Frame 1 (no input): blank canvas, image omitted
Frame 60 (the mouse pressed at the canvas centre just before this capture): blank canvas, image omitted
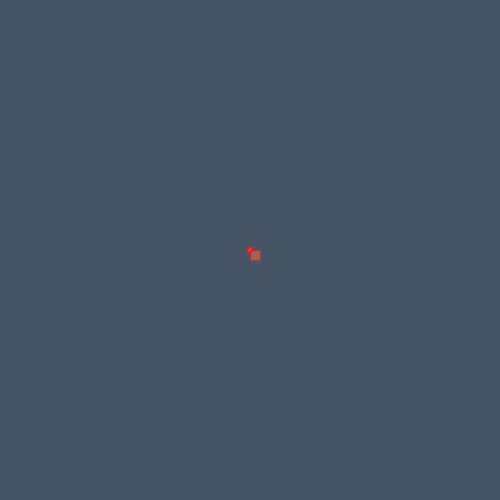
Frame 120 (the mouse held since frame 60 and released just before this capture)

The Processing sketch whose frames 1 and 60 were blank and that drew this single picture after the mouse press (run headless with seeded random() and noise(); from frame 60 on, the mouse is pressed at the canvas centre):

// Processing sketch: processing_2015
// ── processing_2015.pde

void setup() { 
  size(500, 500); 
  background(#445566); 
} 
 
void draw() { 
  stroke(#FF1122); 
  if(mousePressed) { 
    ellipse(mouseY, mouseX, 5, 5); 
    rect(mouseX, mouseY, 10,10); 
    fill (150, 100, 80, 50); 
    smooth(); 
  } 
} 
